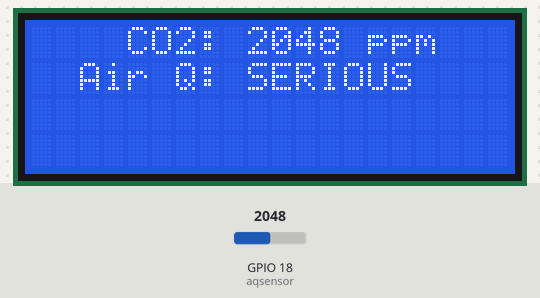
A program run on a simulated ESP32. On the bench: 20×4 character LCD. Inputs (shaded band) come from the test bench; at power-on: GPIO 18 (aqsensor) = 2048. What the program prints to the serial monitor is not drawn.

Above: at 2.2 s.
2.3 s: GPIO 18 (aqsensor) set to 1967
At 4.3 s:
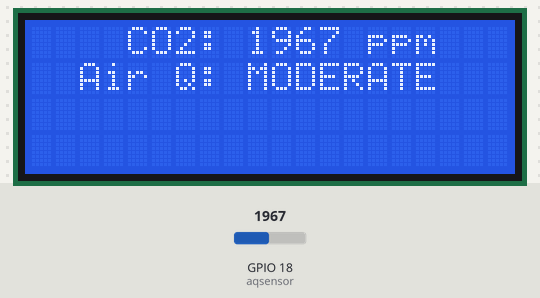
4.6 s: GPIO 18 (aqsensor) set to 1063
At 6.3 s:
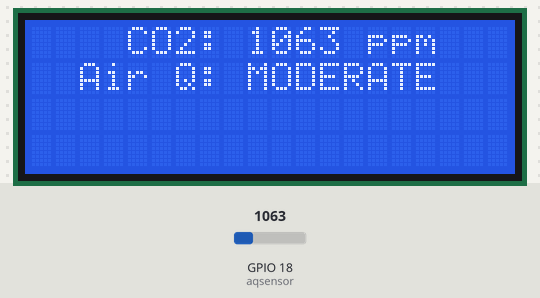
6.7 s: GPIO 18 (aqsensor) set to 943
At 8.2 s:
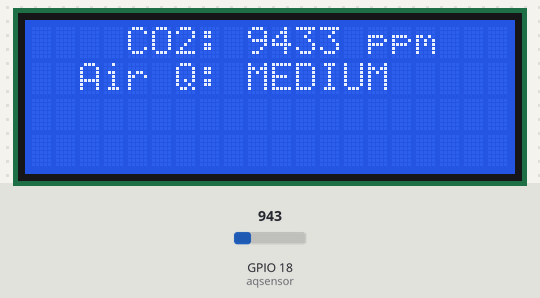
8.8 s: GPIO 18 (aqsensor) set to 420
At 10.0 s:
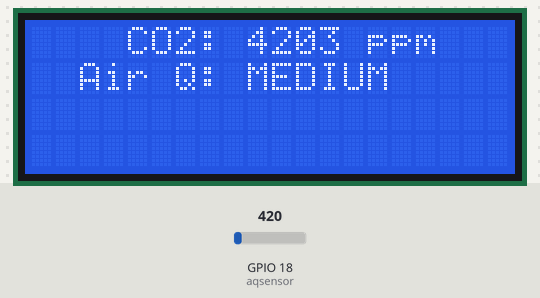
10.9 s: GPIO 18 (aqsensor) set to 385
At 12.9 s:
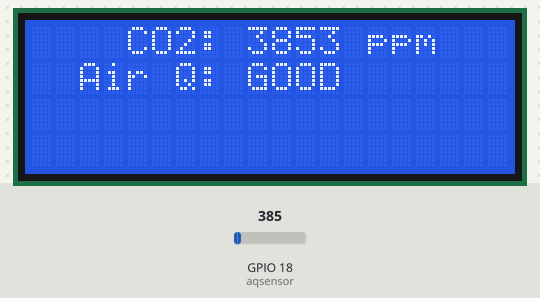
Timing chart, 0 to 13.9 s (numbered marks = the images above; inputs shaded):
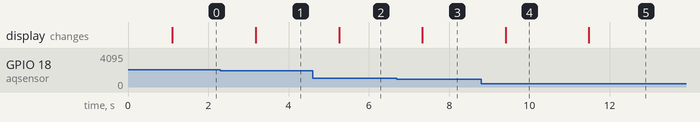

The program:

main.cpp
```cpp
#include <Arduino.h>

#include <LiquidCrystal_I2C.h>
#include <Wire.h>
LiquidCrystal_I2C lcd(0x27,20,4);  // set the LCD address to 0x27 for a 16 chars and 2 line display
const int aqsensor = 18;  //output of mq135 connected to A0 pin of Arduino
//int threshold = 250;      //Threshold level for Air Quality

void setup() {
  lcd.init();                      // initialize the lcd
  lcd.backlight();
  lcd.cursor_off();

  pinMode (aqsensor,INPUT); // MQ135 is connected as INPUT to arduino
  Serial.begin (9600);      //begin serial communication with baud rate of 9600
  delay(1000);
}

void loop() {

  int ppm = analogRead(aqsensor); //read MQ135 analog outputs at A0 and store it in ppm
  Serial.print("CO2: ");  //print message in serail monitor
  Serial.println(ppm);            //print value of ppm in serial monitor
  lcd.setCursor(4,0);             // set cursor of lcd to 1st row and 1st column
  lcd.print("CO2: ");      // print message on lcd
  lcd.print(ppm);                 // print value of MQ135
  lcd.setCursor(13,0);
  lcd.print(" ppm");                 // print value of MQ135
  char state;

  if (ppm < 400)
    {
      lcd.setCursor(2,1);
      lcd.print("Air Q: ");
      lcd.setCursor(9,1);
      lcd.print("          ");
      lcd.setCursor(9,1);
      lcd.print("GOOD");
      Serial.println("Air Q: GOOD");
    }
  else if(ppm >= 400 && ppm < 1000)
    {
      //digitalWrite(led,LOW);   //jump here if ppm is not greater than threshold and turn off LED
      //digitalWrite(buz,LOW);   //Turn off Buzzer
      lcd.setCursor(2,1);
      lcd.print("Air Q: ");
      lcd.setCursor(9,1);
      lcd.print("          ");
      lcd.setCursor(9,1);
      lcd.print("MEDIUM");
      Serial.println("Air Q: MEDIUM");
    }
  else if(ppm >= 1000 & ppm < 2000)
    {
      lcd.setCursor(2,1);
      lcd.print("Air Q: ");
      lcd.setCursor(9,1);
      lcd.print("          ");
      lcd.setCursor(9,1);
      lcd.print("MODERATE");
      Serial.println("Air Q: MODERATE");
    }
  else
  {
      lcd.setCursor(2,1);
      lcd.print("Air Q: ");
      lcd.setCursor(9,1);
      lcd.print("          ");
      lcd.setCursor(9,1);
    lcd.print("SERIOUS");
    Serial.println("Air Q: SERIOUS");
  }
  delay (1000);
}
```

Measured:
- the behaviour switches between 2000 and 1999 on GPIO 18 (aqsensor) (found by bisection; images 0 and 1)
- the behaviour switches between 1000 and 999 on GPIO 18 (aqsensor) (found by bisection; images 2 and 3)
- the behaviour switches between 400 and 399 on GPIO 18 (aqsensor) (found by bisection; images 4 and 5)
- after the input at 2.3 s, the display: changes after 0.88 s (image 1)
- after the input at 4.6 s, the display: changes after 0.66 s (image 2)
- after the input at 6.7 s, the display: changes after 0.63 s (image 3)
- after the input at 8.8 s, the display: changes after 0.61 s (image 4)
- after the input at 10.9 s, the display: changes after 0.58 s (image 5)
